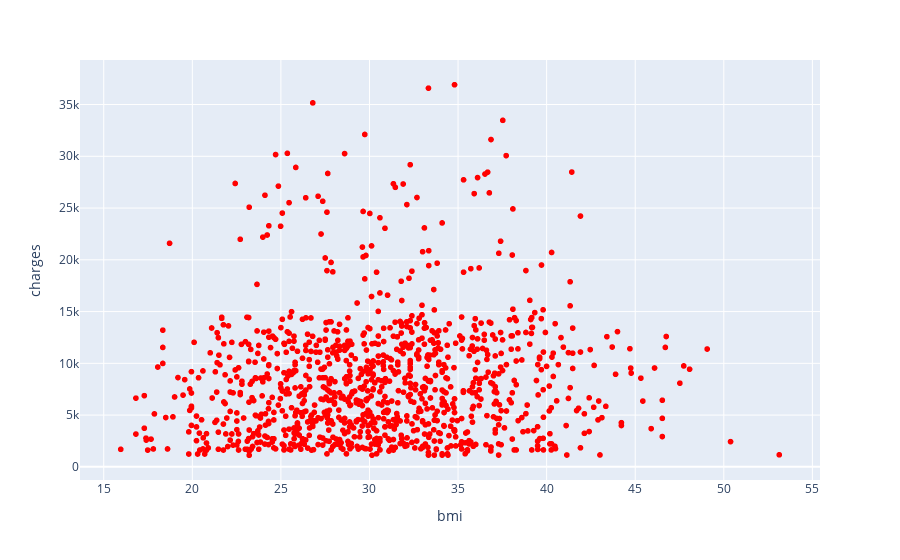

This figure's notebook cell:
### Code cell
import plotly.express as px
non_smoker=file[file["smoker"]==0]
fg=px.scatter(non_smoker,x="bmi",y="charges",color_discrete_sequence=["red"])
fg.show()

### Figure 1 — Plotly figure (JSON) as saved in the notebook; plotly's stock layout.template omitted (floating-point values rounded to 4 significant figures; data arrays with more than 128 entries replaced by an {"elided": "..."} marker saying what was removed)
{"data": [{"hovertemplate": "bmi=%{x}<br>charges=%{y}<extra></extra>", "legendgroup": "", "marker": {"color": "red", "symbol": "circle"}, "mode": "markers", "name": "", "showlegend": false, "type": "scattergl", "x": {"elided": "1064 float values"}, "xaxis": "x", "y": {"elided": "1064 float values"}, "yaxis": "y"}], "layout": {"autosize": true, "legend": {"tracegroupgap": 0}, "margin": {"t": 60}, "xaxis": {"anchor": "y", "autorange": true, "domain": [0, 1], "range": [13.71, 55.38], "title": {"text": "bmi"}, "type": "linear"}, "yaxis": {"anchor": "x", "autorange": true, "domain": [0, 1], "range": [-1649.0, 39680.0], "title": {"text": "charges"}, "type": "linear"}}}
